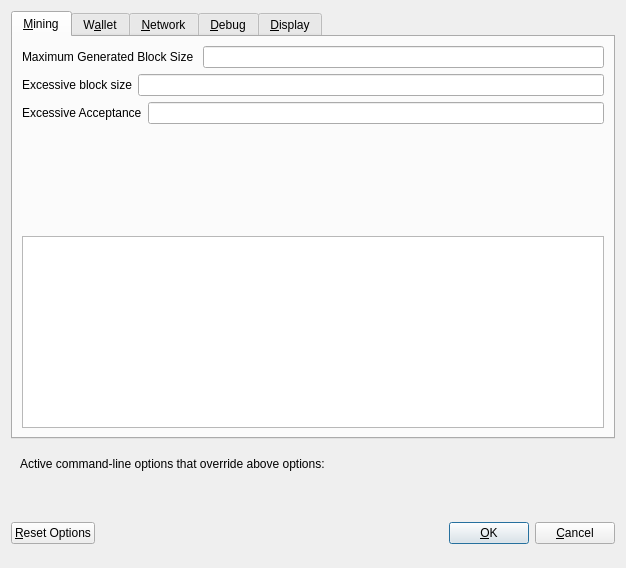
<?xml version="1.0" encoding="UTF-8"?>
<ui version="4.0">
 <class>UnlimitedDialog</class>
 <widget class="QDialog" name="UnlimitedDialog">
  <property name="geometry">
   <rect>
    <x>0</x>
    <y>0</y>
    <width>626</width>
    <height>568</height>
   </rect>
  </property>
  <property name="windowTitle">
   <string>Unlimited</string>
  </property>
  <property name="modal">
   <bool>true</bool>
  </property>
  <layout class="QVBoxLayout" name="verticalLayout">
   <item>
    <widget class="QTabWidget" name="tabWidget">
     <property name="currentIndex">
      <number>0</number>
     </property>
     <widget class="QWidget" name="tabMining">
      <attribute name="title">
       <string>&amp;Mining</string>
      </attribute>
      <layout class="QVBoxLayout" name="verticalLayout_Main">
       <item>
        <layout class="QHBoxLayout" name="horizontalLayout">
         <item>
          <widget class="QLabel" name="label_2">
           <property name="toolTip">
            <string extracomment="The largest block that will be mined"/>
           </property>
           <property name="text">
            <string>Maximum Generated Block Size </string>
           </property>
          </widget>
         </item>
         <item>
          <widget class="QLineEdit" name="miningMaxBlock"/>
         </item>
        </layout>
       </item>
       <item>
        <layout class="QHBoxLayout" name="horizontalLayout">
         <item>
          <widget class="QLabel" name="label_3">
           <property name="text">
            <string>Excessive block size</string>
           </property>
          </widget>
         </item>
         <item>
          <widget class="QLineEdit" name="excessiveBlockSize">
           <property name="toolTip">
            <string extracomment="Blocks above this size will be considered &quot;excessive&quot;.  That is, they will not be relayed or become part of the active chain until &quot;Excessive Acceptance&quot; blocks have been mined on top of them."/>
           </property>
          </widget>
         </item>
        </layout>
       </item>
       <item>
        <layout class="QHBoxLayout" name="horizontalLayout">
         <item>
          <widget class="QLabel" name="label_4">
           <property name="toolTip">
            <string extracomment="An excessive block normally blocks a chain from being accepted.  However, if the chain grows deeper than this accept the excessive block (and the chain)."/>
           </property>
           <property name="text">
            <string>Excessive Acceptance</string>
           </property>
          </widget>
         </item>
         <item>
          <widget class="QLineEdit" name="excessiveAcceptDepth"/>
         </item>
        </layout>
       </item>
       <item>
        <spacer name="verticalSpacer_Main">
         <property name="orientation">
          <enum>Qt::Vertical</enum>
         </property>
         <property name="sizeHint" stdset="0">
          <size>
           <width>20</width>
           <height>40</height>
          </size>
         </property>
        </spacer>
       </item>
       <item>
        <widget class="QTextEdit" name="help">
         <property name="undoRedoEnabled">
          <bool>false</bool>
         </property>
         <property name="readOnly">
          <bool>true</bool>
         </property>
        </widget>
       </item>
      </layout>
     </widget>
     <widget class="QWidget" name="tabWallet">
      <attribute name="title">
       <string>W&amp;allet</string>
      </attribute>
      <layout class="QVBoxLayout" name="verticalLayout_Wallet">
       <item>
        <spacer name="verticalSpacer_Wallet">
         <property name="orientation">
          <enum>Qt::Vertical</enum>
         </property>
         <property name="sizeHint" stdset="0">
          <size>
           <width>20</width>
           <height>40</height>
          </size>
         </property>
        </spacer>
       </item>
      </layout>
     </widget>
     <widget class="QWidget" name="tabNetwork">
      <attribute name="title">
       <string>&amp;Network</string>
      </attribute>
      <layout class="QVBoxLayout" name="verticalLayout_Network">
       <item>
        <layout class="QHBoxLayout" name="horizontalLayout_3_Network"/>
       </item>
       <item>
        <widget class="QLabel" name="bandwidth">
         <property name="text">
          <string>Bandwidth Restrictions in KBytes/sec (check to enable):</string>
         </property>
        </widget>
       </item>
       <item>
        <layout class="QHBoxLayout" name="sendShaping">
         <item>
          <widget class="QCheckBox" name="sendShapingEnable">
           <property name="text">
            <string>Send</string>
           </property>
          </widget>
         </item>
         <item>
          <widget class="QLabel" name="sendburstlabel">
           <property name="text">
            <string>Max</string>
           </property>
          </widget>
         </item>
         <item>
          <widget class="QLineEdit" name="sendBurstEdit">
           <property name="sizePolicy">
            <sizepolicy hsizetype="Fixed" vsizetype="Fixed">
             <horstretch>0</horstretch>
             <verstretch>0</verstretch>
            </sizepolicy>
           </property>
           <property name="maximumSize">
            <size>
             <width>55</width>
             <height>16777215</height>
            </size>
           </property>
           <property name="baseSize">
            <size>
             <width>64</width>
             <height>0</height>
            </size>
           </property>
          </widget>
         </item>
         <item>
          <widget class="QSlider" name="sendBurstSlider">
           <property name="orientation">
            <enum>Qt::Horizontal</enum>
           </property>
          </widget>
         </item>
         <item>
          <widget class="QLabel" name="sendlabel">
           <property name="text">
            <string>Average</string>
           </property>
          </widget>
         </item>
         <item>
          <widget class="QLineEdit" name="sendAveEdit">
           <property name="maximumSize">
            <size>
             <width>55</width>
             <height>16777215</height>
            </size>
           </property>
          </widget>
         </item>
         <item>
          <widget class="QSlider" name="sendAveSlider">
           <property name="orientation">
            <enum>Qt::Horizontal</enum>
           </property>
          </widget>
         </item>
        </layout>
       </item>
       <item>
        <layout class="QHBoxLayout" name="recvShaping">
         <item>
          <widget class="QCheckBox" name="recvShapingEnable">
           <property name="text">
            <string>Receive</string>
           </property>
          </widget>
         </item>
         <item>
          <widget class="QLabel" name="recvburstlabel">
           <property name="text">
            <string>Max</string>
           </property>
          </widget>
         </item>
         <item>
          <widget class="QLineEdit" name="recvBurstEdit">
           <property name="maximumSize">
            <size>
             <width>55</width>
             <height>16777215</height>
            </size>
           </property>
          </widget>
         </item>
         <item>
          <widget class="QSlider" name="recvBurstSlider">
           <property name="orientation">
            <enum>Qt::Horizontal</enum>
           </property>
          </widget>
         </item>
         <item>
          <widget class="QLabel" name="receivelabel">
           <property name="text">
            <string>Average</string>
           </property>
          </widget>
         </item>
         <item>
          <widget class="QLineEdit" name="recvAveEdit">
           <property name="maximumSize">
            <size>
             <width>55</width>
             <height>16777215</height>
            </size>
           </property>
          </widget>
         </item>
         <item>
          <widget class="QSlider" name="recvAveSlider">
           <property name="orientation">
            <enum>Qt::Horizontal</enum>
           </property>
          </widget>
         </item>
        </layout>
       </item>
       <item>
        <widget class="QLabel" name="errorText">
         <property name="text">
          <string/>
         </property>
        </widget>
       </item>
       <item>
        <widget class="QLabel" name="label">
         <property name="text">
          <string>Block Acceptancel</string>
         </property>
        </widget>
       </item>
       <item>
        <layout class="QHBoxLayout" name="horizontalLayout_2">
         <item>
          <widget class="QLabel" name="label_3">
           <property name="text">
            <string>Excessive Block Size </string>
           </property>
          </widget>
         </item>
         <item>
          <widget class="QLineEdit" name="lineEdit_2"/>
         </item>
        </layout>
       </item>
       <item>
        <layout class="QHBoxLayout" name="horizontalLayout_3">
         <item>
          <widget class="QLabel" name="label_5">
           <property name="text">
            <string>Minimal Block Size</string>
           </property>
          </widget>
         </item>
         <item>
          <widget class="QLineEdit" name="lineEdit_3"/>
         </item>
        </layout>
       </item>
       <item>
        <spacer name="verticalSpacer_Network">
         <property name="orientation">
          <enum>Qt::Vertical</enum>
         </property>
         <property name="sizeHint" stdset="0">
          <size>
           <width>20</width>
           <height>40</height>
          </size>
         </property>
        </spacer>
       </item>
      </layout>
     </widget>
     <widget class="QWidget" name="tabWindow">
      <attribute name="title">
       <string>&amp;Debug</string>
      </attribute>
      <layout class="QVBoxLayout" name="verticalLayout_Window">
       <item>
        <layout class="QHBoxLayout" name="h2">
         <item>
          <widget class="QCheckBox" name="minSendLatencyEnable">
           <property name="text">
            <string>Minimum Send Latency</string>
           </property>
          </widget>
         </item>
         <item>
          <widget class="QLineEdit" name="minSendLatencyValue"/>
         </item>
        </layout>
       </item>
       <item>
        <layout class="QHBoxLayout" name="horizontalLayout_5">
         <item>
          <widget class="QCheckBox" name="randSendLatencyEnable">
           <property name="text">
            <string>Random Send Latency</string>
           </property>
          </widget>
         </item>
         <item>
          <widget class="QLineEdit" name="randSendLatencyValue"/>
         </item>
        </layout>
       </item>
       <item>
        <spacer name="verticalSpacer_Window">
         <property name="orientation">
          <enum>Qt::Vertical</enum>
         </property>
         <property name="sizeHint" stdset="0">
          <size>
           <width>20</width>
           <height>40</height>
          </size>
         </property>
        </spacer>
       </item>
      </layout>
     </widget>
     <widget class="QWidget" name="tabDisplay">
      <attribute name="title">
       <string>&amp;Display</string>
      </attribute>
      <layout class="QVBoxLayout" name="verticalLayout_Display">
       <item>
        <layout class="QHBoxLayout" name="horizontalLayout_1_Display"/>
       </item>
       <item>
        <layout class="QHBoxLayout" name="horizontalLayout_2_Display"/>
       </item>
       <item>
        <layout class="QHBoxLayout" name="horizontalLayout_3_Display"/>
       </item>
       <item>
        <spacer name="verticalSpacer_Display">
         <property name="orientation">
          <enum>Qt::Vertical</enum>
         </property>
         <property name="sizeHint" stdset="0">
          <size>
           <width>20</width>
           <height>40</height>
          </size>
         </property>
        </spacer>
       </item>
      </layout>
     </widget>
    </widget>
   </item>
   <item>
    <widget class="QFrame" name="frame">
     <layout class="QVBoxLayout" name="verticalLayout_Bottom">
      <item>
       <layout class="QHBoxLayout" name="horizontalLayout_Bottom">
        <item>
         <widget class="QLabel" name="overriddenByCommandLineInfoLabel">
          <property name="text">
           <string>Active command-line options that override above options:</string>
          </property>
          <property name="textFormat">
           <enum>Qt::PlainText</enum>
          </property>
         </widget>
        </item>
        <item>
         <spacer name="horizontalSpacer_Bottom">
          <property name="orientation">
           <enum>Qt::Horizontal</enum>
          </property>
          <property name="sizeHint" stdset="0">
           <size>
            <width>40</width>
            <height>20</height>
           </size>
          </property>
         </spacer>
        </item>
       </layout>
      </item>
      <item>
       <widget class="QLabel" name="overriddenByCommandLineLabel">
        <property name="text">
         <string/>
        </property>
        <property name="textFormat">
         <enum>Qt::PlainText</enum>
        </property>
        <property name="wordWrap">
         <bool>true</bool>
        </property>
       </widget>
      </item>
     </layout>
    </widget>
   </item>
   <item>
    <layout class="QHBoxLayout" name="horizontalLayout_Buttons">
     <item>
      <widget class="QPushButton" name="resetButton">
       <property name="toolTip">
        <string>Reset all client options to default.</string>
       </property>
       <property name="text">
        <string>&amp;Reset Options</string>
       </property>
       <property name="autoDefault">
        <bool>false</bool>
       </property>
      </widget>
     </item>
     <item>
      <spacer name="horizontalSpacer_1">
       <property name="orientation">
        <enum>Qt::Horizontal</enum>
       </property>
       <property name="sizeHint" stdset="0">
        <size>
         <width>40</width>
         <height>48</height>
        </size>
       </property>
      </spacer>
     </item>
     <item>
      <widget class="QLabel" name="statusLabel">
       <property name="minimumSize">
        <size>
         <width>200</width>
         <height>0</height>
        </size>
       </property>
       <property name="font">
        <font>
         <weight>75</weight>
         <bold>true</bold>
        </font>
       </property>
       <property name="text">
        <string/>
       </property>
       <property name="textFormat">
        <enum>Qt::PlainText</enum>
       </property>
       <property name="wordWrap">
        <bool>true</bool>
       </property>
      </widget>
     </item>
     <item>
      <spacer name="horizontalSpacer_2">
       <property name="orientation">
        <enum>Qt::Horizontal</enum>
       </property>
       <property name="sizeHint" stdset="0">
        <size>
         <width>40</width>
         <height>48</height>
        </size>
       </property>
      </spacer>
     </item>
     <item>
      <widget class="QPushButton" name="okButton">
       <property name="text">
        <string>&amp;OK</string>
       </property>
       <property name="autoDefault">
        <bool>false</bool>
       </property>
       <property name="default">
        <bool>true</bool>
       </property>
      </widget>
     </item>
     <item>
      <widget class="QPushButton" name="cancelButton">
       <property name="text">
        <string>&amp;Cancel</string>
       </property>
       <property name="autoDefault">
        <bool>false</bool>
       </property>
      </widget>
     </item>
    </layout>
   </item>
  </layout>
 </widget>
 <resources/>
 <connections/>
</ui>
